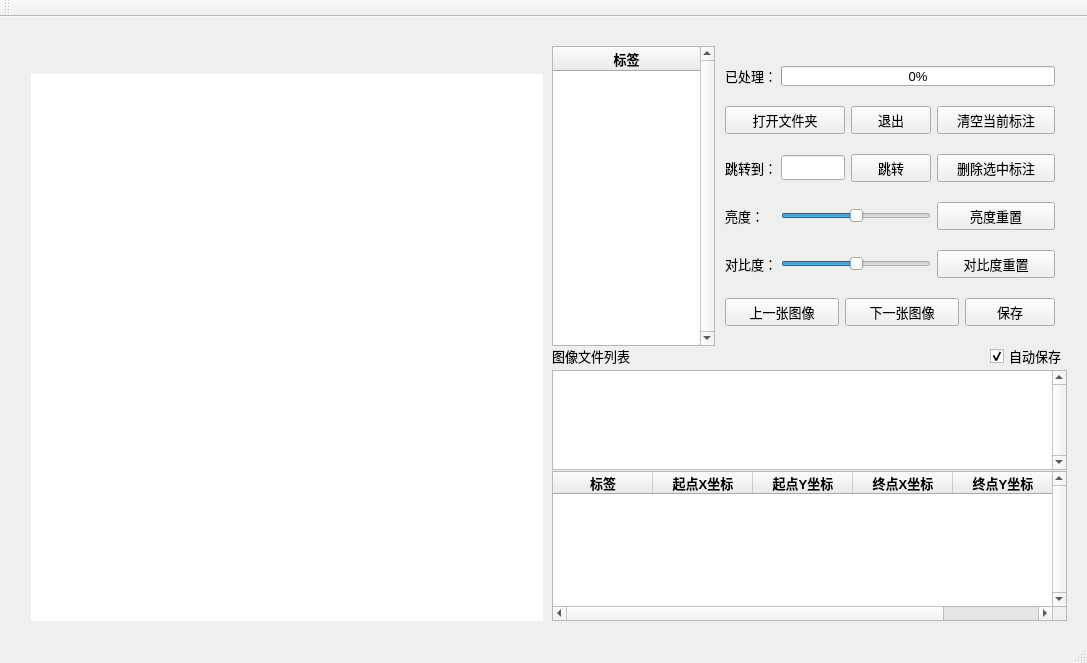
<?xml version="1.0" encoding="UTF-8"?>
<ui version="4.0">
 <class>plotUi</class>
 <widget class="QMainWindow" name="plotUi">
  <property name="geometry">
   <rect>
    <x>0</x>
    <y>0</y>
    <width>1087</width>
    <height>663</height>
   </rect>
  </property>
  <property name="font">
   <font>
    <family>Arial</family>
    <pointsize>10</pointsize>
   </font>
  </property>
  <property name="windowTitle">
   <string>标图</string>
  </property>
  <property name="windowIcon">
   <iconset>
    <normaloff>plot.ico</normaloff>plot.ico</iconset>
  </property>
  <widget class="QWidget" name="centralWidget">
   <property name="minimumSize">
    <size>
     <width>1050</width>
     <height>512</height>
    </size>
   </property>
   <property name="mouseTracking">
    <bool>true</bool>
   </property>
   <layout class="QGridLayout" name="gridLayout_2">
    <item row="0" column="0">
     <layout class="QHBoxLayout" name="horizontalLayout_6">
      <property name="spacing">
       <number>0</number>
      </property>
      <property name="sizeConstraint">
       <enum>QLayout::SetFixedSize</enum>
      </property>
      <property name="leftMargin">
       <number>9</number>
      </property>
      <property name="topMargin">
       <number>9</number>
      </property>
      <property name="rightMargin">
       <number>9</number>
      </property>
      <property name="bottomMargin">
       <number>9</number>
      </property>
      <item>
       <widget class="QWidget" name="widget" native="true">
        <property name="minimumSize">
         <size>
          <width>512</width>
          <height>512</height>
         </size>
        </property>
        <layout class="QVBoxLayout" name="verticalLayout">
         <property name="rightMargin">
          <number>9</number>
         </property>
         <property name="bottomMargin">
          <number>0</number>
         </property>
         <item>
          <widget class="QLabel" name="caption">
           <property name="sizePolicy">
            <sizepolicy hsizetype="Expanding" vsizetype="Fixed">
             <horstretch>0</horstretch>
             <verstretch>0</verstretch>
            </sizepolicy>
           </property>
           <property name="minimumSize">
            <size>
             <width>256</width>
             <height>20</height>
            </size>
           </property>
           <property name="maximumSize">
            <size>
             <width>16777215</width>
             <height>30</height>
            </size>
           </property>
           <property name="text">
            <string/>
           </property>
           <property name="alignment">
            <set>Qt::AlignCenter</set>
           </property>
          </widget>
         </item>
         <item>
          <widget class="QLabel" name="display_image">
           <property name="sizePolicy">
            <sizepolicy hsizetype="Expanding" vsizetype="Expanding">
             <horstretch>255</horstretch>
             <verstretch>0</verstretch>
            </sizepolicy>
           </property>
           <property name="minimumSize">
            <size>
             <width>0</width>
             <height>0</height>
            </size>
           </property>
           <property name="styleSheet">
            <string notr="true">background-color: rgb(255, 255, 255);</string>
           </property>
           <property name="text">
            <string/>
           </property>
          </widget>
         </item>
        </layout>
       </widget>
      </item>
      <item>
       <layout class="QVBoxLayout" name="verticalLayout_5">
        <property name="spacing">
         <number>0</number>
        </property>
        <property name="topMargin">
         <number>9</number>
        </property>
        <property name="bottomMargin">
         <number>0</number>
        </property>
        <item>
         <layout class="QHBoxLayout" name="horizontalLayout_5">
          <property name="spacing">
           <number>0</number>
          </property>
          <item>
           <widget class="QWidget" name="widget_2" native="true">
            <property name="minimumSize">
             <size>
              <width>163</width>
              <height>300</height>
             </size>
            </property>
            <property name="maximumSize">
             <size>
              <width>163</width>
              <height>300</height>
             </size>
            </property>
            <property name="sizeIncrement">
             <size>
              <width>300</width>
              <height>500</height>
             </size>
            </property>
            <layout class="QVBoxLayout" name="verticalLayout_2">
             <property name="spacing">
              <number>0</number>
             </property>
             <property name="leftMargin">
              <number>0</number>
             </property>
             <property name="topMargin">
              <number>0</number>
             </property>
             <property name="rightMargin">
              <number>0</number>
             </property>
             <property name="bottomMargin">
              <number>0</number>
             </property>
             <item>
              <widget class="QTableWidget" name="labels">
               <property name="minimumSize">
                <size>
                 <width>163</width>
                 <height>300</height>
                </size>
               </property>
               <property name="maximumSize">
                <size>
                 <width>163</width>
                 <height>300</height>
                </size>
               </property>
               <property name="verticalScrollBarPolicy">
                <enum>Qt::ScrollBarAlwaysOn</enum>
               </property>
               <property name="autoScrollMargin">
                <number>16</number>
               </property>
               <attribute name="horizontalHeaderStretchLastSection">
                <bool>true</bool>
               </attribute>
               <column>
                <property name="text">
                 <string>标签</string>
                </property>
                <property name="font">
                 <font>
                  <pointsize>10</pointsize>
                  <weight>75</weight>
                  <bold>true</bold>
                 </font>
                </property>
               </column>
              </widget>
             </item>
            </layout>
           </widget>
          </item>
          <item>
           <layout class="QVBoxLayout" name="verticalLayout_4">
            <property name="spacing">
             <number>0</number>
            </property>
            <item>
             <widget class="QWidget" name="widget_3" native="true">
              <property name="minimumSize">
               <size>
                <width>350</width>
                <height>300</height>
               </size>
              </property>
              <property name="maximumSize">
               <size>
                <width>350</width>
                <height>300</height>
               </size>
              </property>
              <layout class="QGridLayout" name="gridLayout_3">
               <property name="leftMargin">
                <number>0</number>
               </property>
               <property name="topMargin">
                <number>0</number>
               </property>
               <property name="rightMargin">
                <number>0</number>
               </property>
               <property name="bottomMargin">
                <number>0</number>
               </property>
               <property name="horizontalSpacing">
                <number>6</number>
               </property>
               <property name="verticalSpacing">
                <number>0</number>
               </property>
               <item row="0" column="0">
                <layout class="QHBoxLayout" name="horizontalLayout">
                 <item>
                  <widget class="QLabel" name="label">
                   <property name="sizePolicy">
                    <sizepolicy hsizetype="Fixed" vsizetype="Fixed">
                     <horstretch>0</horstretch>
                     <verstretch>0</verstretch>
                    </sizepolicy>
                   </property>
                   <property name="minimumSize">
                    <size>
                     <width>50</width>
                     <height>20</height>
                    </size>
                   </property>
                   <property name="maximumSize">
                    <size>
                     <width>50</width>
                     <height>20</height>
                    </size>
                   </property>
                   <property name="text">
                    <string>已处理：</string>
                   </property>
                  </widget>
                 </item>
                 <item>
                  <widget class="QProgressBar" name="progressBar">
                   <property name="sizePolicy">
                    <sizepolicy hsizetype="Fixed" vsizetype="Fixed">
                     <horstretch>0</horstretch>
                     <verstretch>0</verstretch>
                    </sizepolicy>
                   </property>
                   <property name="minimumSize">
                    <size>
                     <width>265</width>
                     <height>20</height>
                    </size>
                   </property>
                   <property name="maximumSize">
                    <size>
                     <width>290</width>
                     <height>20</height>
                    </size>
                   </property>
                   <property name="value">
                    <number>0</number>
                   </property>
                   <property name="alignment">
                    <set>Qt::AlignCenter</set>
                   </property>
                   <property name="textVisible">
                    <bool>true</bool>
                   </property>
                   <property name="textDirection">
                    <enum>QProgressBar::TopToBottom</enum>
                   </property>
                  </widget>
                 </item>
                </layout>
               </item>
               <item row="1" column="0">
                <layout class="QHBoxLayout" name="horizontalLayout_2">
                 <item>
                  <widget class="QPushButton" name="open_floder">
                   <property name="sizePolicy">
                    <sizepolicy hsizetype="Fixed" vsizetype="Fixed">
                     <horstretch>0</horstretch>
                     <verstretch>0</verstretch>
                    </sizepolicy>
                   </property>
                   <property name="minimumSize">
                    <size>
                     <width>120</width>
                     <height>28</height>
                    </size>
                   </property>
                   <property name="maximumSize">
                    <size>
                     <width>120</width>
                     <height>28</height>
                    </size>
                   </property>
                   <property name="text">
                    <string>打开文件夹</string>
                   </property>
                  </widget>
                 </item>
                 <item>
                  <widget class="QPushButton" name="exit">
                   <property name="sizePolicy">
                    <sizepolicy hsizetype="Fixed" vsizetype="Fixed">
                     <horstretch>0</horstretch>
                     <verstretch>0</verstretch>
                    </sizepolicy>
                   </property>
                   <property name="minimumSize">
                    <size>
                     <width>75</width>
                     <height>28</height>
                    </size>
                   </property>
                   <property name="maximumSize">
                    <size>
                     <width>80</width>
                     <height>28</height>
                    </size>
                   </property>
                   <property name="text">
                    <string>退出</string>
                   </property>
                  </widget>
                 </item>
                 <item>
                  <widget class="QPushButton" name="clear">
                   <property name="minimumSize">
                    <size>
                     <width>80</width>
                     <height>28</height>
                    </size>
                   </property>
                   <property name="maximumSize">
                    <size>
                     <width>120</width>
                     <height>28</height>
                    </size>
                   </property>
                   <property name="font">
                    <font>
                     <family>宋体</family>
                    </font>
                   </property>
                   <property name="text">
                    <string>清空当前标注</string>
                   </property>
                  </widget>
                 </item>
                </layout>
               </item>
               <item row="2" column="0">
                <layout class="QHBoxLayout" name="horizontalLayout_3">
                 <item>
                  <widget class="QLabel" name="label_3">
                   <property name="sizePolicy">
                    <sizepolicy hsizetype="Fixed" vsizetype="Fixed">
                     <horstretch>0</horstretch>
                     <verstretch>0</verstretch>
                    </sizepolicy>
                   </property>
                   <property name="minimumSize">
                    <size>
                     <width>50</width>
                     <height>28</height>
                    </size>
                   </property>
                   <property name="maximumSize">
                    <size>
                     <width>50</width>
                     <height>28</height>
                    </size>
                   </property>
                   <property name="font">
                    <font>
                     <pointsize>10</pointsize>
                    </font>
                   </property>
                   <property name="text">
                    <string>跳转到：</string>
                   </property>
                  </widget>
                 </item>
                 <item>
                  <widget class="QLineEdit" name="skip_line">
                   <property name="sizePolicy">
                    <sizepolicy hsizetype="Fixed" vsizetype="Fixed">
                     <horstretch>0</horstretch>
                     <verstretch>0</verstretch>
                    </sizepolicy>
                   </property>
                   <property name="minimumSize">
                    <size>
                     <width>64</width>
                     <height>25</height>
                    </size>
                   </property>
                   <property name="maximumSize">
                    <size>
                     <width>64</width>
                     <height>25</height>
                    </size>
                   </property>
                   <property name="text">
                    <string/>
                   </property>
                  </widget>
                 </item>
                 <item>
                  <widget class="QPushButton" name="skip">
                   <property name="sizePolicy">
                    <sizepolicy hsizetype="Fixed" vsizetype="Fixed">
                     <horstretch>0</horstretch>
                     <verstretch>0</verstretch>
                    </sizepolicy>
                   </property>
                   <property name="minimumSize">
                    <size>
                     <width>75</width>
                     <height>28</height>
                    </size>
                   </property>
                   <property name="maximumSize">
                    <size>
                     <width>80</width>
                     <height>28</height>
                    </size>
                   </property>
                   <property name="text">
                    <string>跳转</string>
                   </property>
                  </widget>
                 </item>
                 <item>
                  <widget class="QPushButton" name="delete_button">
                   <property name="sizePolicy">
                    <sizepolicy hsizetype="Fixed" vsizetype="Fixed">
                     <horstretch>0</horstretch>
                     <verstretch>0</verstretch>
                    </sizepolicy>
                   </property>
                   <property name="minimumSize">
                    <size>
                     <width>118</width>
                     <height>28</height>
                    </size>
                   </property>
                   <property name="maximumSize">
                    <size>
                     <width>118</width>
                     <height>28</height>
                    </size>
                   </property>
                   <property name="text">
                    <string>删除选中标注</string>
                   </property>
                  </widget>
                 </item>
                </layout>
               </item>
               <item row="3" column="0">
                <layout class="QHBoxLayout" name="horizontalLayout_4">
                 <item>
                  <widget class="QLabel" name="brightness_label">
                   <property name="minimumSize">
                    <size>
                     <width>50</width>
                     <height>28</height>
                    </size>
                   </property>
                   <property name="maximumSize">
                    <size>
                     <width>50</width>
                     <height>28</height>
                    </size>
                   </property>
                   <property name="text">
                    <string>亮度：</string>
                   </property>
                  </widget>
                 </item>
                 <item>
                  <widget class="QSlider" name="brightness">
                   <property name="minimumSize">
                    <size>
                     <width>130</width>
                     <height>0</height>
                    </size>
                   </property>
                   <property name="maximumSize">
                    <size>
                     <width>150</width>
                     <height>28</height>
                    </size>
                   </property>
                   <property name="contextMenuPolicy">
                    <enum>Qt::DefaultContextMenu</enum>
                   </property>
                   <property name="acceptDrops">
                    <bool>false</bool>
                   </property>
                   <property name="autoFillBackground">
                    <bool>false</bool>
                   </property>
                   <property name="minimum">
                    <number>-100</number>
                   </property>
                   <property name="maximum">
                    <number>100</number>
                   </property>
                   <property name="orientation">
                    <enum>Qt::Horizontal</enum>
                   </property>
                   <property name="invertedAppearance">
                    <bool>false</bool>
                   </property>
                   <property name="tickPosition">
                    <enum>QSlider::NoTicks</enum>
                   </property>
                  </widget>
                 </item>
                 <item>
                  <widget class="QPushButton" name="reset_brightness">
                   <property name="minimumSize">
                    <size>
                     <width>118</width>
                     <height>28</height>
                    </size>
                   </property>
                   <property name="maximumSize">
                    <size>
                     <width>118</width>
                     <height>28</height>
                    </size>
                   </property>
                   <property name="text">
                    <string>亮度重置</string>
                   </property>
                  </widget>
                 </item>
                </layout>
               </item>
               <item row="4" column="0">
                <layout class="QHBoxLayout" name="horizontalLayout_7">
                 <item>
                  <widget class="QLabel" name="contrast_label">
                   <property name="minimumSize">
                    <size>
                     <width>50</width>
                     <height>28</height>
                    </size>
                   </property>
                   <property name="maximumSize">
                    <size>
                     <width>50</width>
                     <height>28</height>
                    </size>
                   </property>
                   <property name="text">
                    <string>对比度：</string>
                   </property>
                  </widget>
                 </item>
                 <item>
                  <widget class="QSlider" name="contrast">
                   <property name="minimumSize">
                    <size>
                     <width>130</width>
                     <height>0</height>
                    </size>
                   </property>
                   <property name="maximumSize">
                    <size>
                     <width>150</width>
                     <height>28</height>
                    </size>
                   </property>
                   <property name="minimum">
                    <number>-100</number>
                   </property>
                   <property name="maximum">
                    <number>100</number>
                   </property>
                   <property name="orientation">
                    <enum>Qt::Horizontal</enum>
                   </property>
                   <property name="tickPosition">
                    <enum>QSlider::NoTicks</enum>
                   </property>
                  </widget>
                 </item>
                 <item>
                  <widget class="QPushButton" name="reset_contrast">
                   <property name="minimumSize">
                    <size>
                     <width>118</width>
                     <height>28</height>
                    </size>
                   </property>
                   <property name="maximumSize">
                    <size>
                     <width>118</width>
                     <height>28</height>
                    </size>
                   </property>
                   <property name="text">
                    <string>对比度重置</string>
                   </property>
                  </widget>
                 </item>
                </layout>
               </item>
               <item row="5" column="0">
                <layout class="QHBoxLayout" name="horizontalLayout_8">
                 <item>
                  <widget class="QPushButton" name="pre_img">
                   <property name="sizePolicy">
                    <sizepolicy hsizetype="Fixed" vsizetype="Fixed">
                     <horstretch>0</horstretch>
                     <verstretch>0</verstretch>
                    </sizepolicy>
                   </property>
                   <property name="minimumSize">
                    <size>
                     <width>75</width>
                     <height>28</height>
                    </size>
                   </property>
                   <property name="maximumSize">
                    <size>
                     <width>120</width>
                     <height>28</height>
                    </size>
                   </property>
                   <property name="text">
                    <string>上一张图像</string>
                   </property>
                  </widget>
                 </item>
                 <item>
                  <widget class="QPushButton" name="next_img">
                   <property name="sizePolicy">
                    <sizepolicy hsizetype="Fixed" vsizetype="Fixed">
                     <horstretch>0</horstretch>
                     <verstretch>0</verstretch>
                    </sizepolicy>
                   </property>
                   <property name="minimumSize">
                    <size>
                     <width>75</width>
                     <height>28</height>
                    </size>
                   </property>
                   <property name="maximumSize">
                    <size>
                     <width>120</width>
                     <height>28</height>
                    </size>
                   </property>
                   <property name="text">
                    <string>下一张图像</string>
                   </property>
                  </widget>
                 </item>
                 <item>
                  <widget class="QPushButton" name="save">
                   <property name="sizePolicy">
                    <sizepolicy hsizetype="Fixed" vsizetype="Fixed">
                     <horstretch>0</horstretch>
                     <verstretch>0</verstretch>
                    </sizepolicy>
                   </property>
                   <property name="minimumSize">
                    <size>
                     <width>75</width>
                     <height>28</height>
                    </size>
                   </property>
                   <property name="maximumSize">
                    <size>
                     <width>90</width>
                     <height>28</height>
                    </size>
                   </property>
                   <property name="text">
                    <string>保存</string>
                   </property>
                  </widget>
                 </item>
                </layout>
               </item>
              </layout>
             </widget>
            </item>
           </layout>
          </item>
         </layout>
        </item>
        <item>
         <widget class="QWidget" name="widget_4" native="true">
          <property name="minimumSize">
           <size>
            <width>515</width>
            <height>0</height>
           </size>
          </property>
          <property name="maximumSize">
           <size>
            <width>515</width>
            <height>16777215</height>
           </size>
          </property>
          <property name="font">
           <font>
            <underline>false</underline>
           </font>
          </property>
          <property name="mouseTracking">
           <bool>true</bool>
          </property>
          <property name="acceptDrops">
           <bool>false</bool>
          </property>
          <layout class="QGridLayout" name="gridLayout">
           <property name="leftMargin">
            <number>0</number>
           </property>
           <property name="topMargin">
            <number>6</number>
           </property>
           <property name="rightMargin">
            <number>0</number>
           </property>
           <property name="bottomMargin">
            <number>0</number>
           </property>
           <property name="horizontalSpacing">
            <number>0</number>
           </property>
           <property name="verticalSpacing">
            <number>1</number>
           </property>
           <item row="2" column="0">
            <widget class="QListWidget" name="fileLists">
             <property name="minimumSize">
              <size>
               <width>515</width>
               <height>100</height>
              </size>
             </property>
             <property name="maximumSize">
              <size>
               <width>515</width>
               <height>100</height>
              </size>
             </property>
             <property name="mouseTracking">
              <bool>true</bool>
             </property>
             <property name="verticalScrollBarPolicy">
              <enum>Qt::ScrollBarAlwaysOn</enum>
             </property>
             <property name="sizeAdjustPolicy">
              <enum>QAbstractScrollArea::AdjustIgnored</enum>
             </property>
            </widget>
           </item>
           <item row="3" column="0">
            <widget class="QTableWidget" name="rectsTable">
             <property name="minimumSize">
              <size>
               <width>515</width>
               <height>150</height>
              </size>
             </property>
             <property name="maximumSize">
              <size>
               <width>515</width>
               <height>16777215</height>
              </size>
             </property>
             <property name="mouseTracking">
              <bool>true</bool>
             </property>
             <property name="verticalScrollBarPolicy">
              <enum>Qt::ScrollBarAlwaysOn</enum>
             </property>
             <attribute name="horizontalHeaderStretchLastSection">
              <bool>false</bool>
             </attribute>
             <column>
              <property name="text">
               <string>标签</string>
              </property>
              <property name="font">
               <font>
                <weight>75</weight>
                <bold>true</bold>
               </font>
              </property>
             </column>
             <column>
              <property name="text">
               <string>起点X坐标</string>
              </property>
              <property name="font">
               <font>
                <weight>75</weight>
                <bold>true</bold>
               </font>
              </property>
             </column>
             <column>
              <property name="text">
               <string>起点Y坐标</string>
              </property>
              <property name="font">
               <font>
                <weight>75</weight>
                <bold>true</bold>
               </font>
              </property>
             </column>
             <column>
              <property name="text">
               <string>终点X坐标</string>
              </property>
              <property name="font">
               <font>
                <weight>75</weight>
                <bold>true</bold>
               </font>
              </property>
             </column>
             <column>
              <property name="text">
               <string>终点Y坐标</string>
              </property>
              <property name="font">
               <font>
                <weight>75</weight>
                <bold>true</bold>
               </font>
              </property>
             </column>
            </widget>
           </item>
           <item row="0" column="0">
            <widget class="QLabel" name="label_2">
             <property name="minimumSize">
              <size>
               <width>0</width>
               <height>20</height>
              </size>
             </property>
             <property name="maximumSize">
              <size>
               <width>100</width>
               <height>20</height>
              </size>
             </property>
             <property name="font">
              <font>
               <family>宋体</family>
               <pointsize>10</pointsize>
               <weight>50</weight>
               <bold>false</bold>
              </font>
             </property>
             <property name="text">
              <string>图像文件列表</string>
             </property>
            </widget>
           </item>
           <item row="0" column="1">
            <widget class="QCheckBox" name="autosave">
             <property name="text">
              <string>自动保存</string>
             </property>
             <property name="checked">
              <bool>true</bool>
             </property>
            </widget>
           </item>
          </layout>
         </widget>
        </item>
       </layout>
      </item>
     </layout>
    </item>
   </layout>
  </widget>
  <widget class="QMenuBar" name="menuBar">
   <property name="geometry">
    <rect>
     <x>0</x>
     <y>0</y>
     <width>1087</width>
     <height>23</height>
    </rect>
   </property>
  </widget>
  <widget class="QToolBar" name="mainToolBar">
   <attribute name="toolBarArea">
    <enum>TopToolBarArea</enum>
   </attribute>
   <attribute name="toolBarBreak">
    <bool>false</bool>
   </attribute>
  </widget>
  <widget class="QStatusBar" name="statusBar"/>
 </widget>
 <layoutdefault spacing="6" margin="11"/>
 <resources/>
 <connections/>
</ui>
